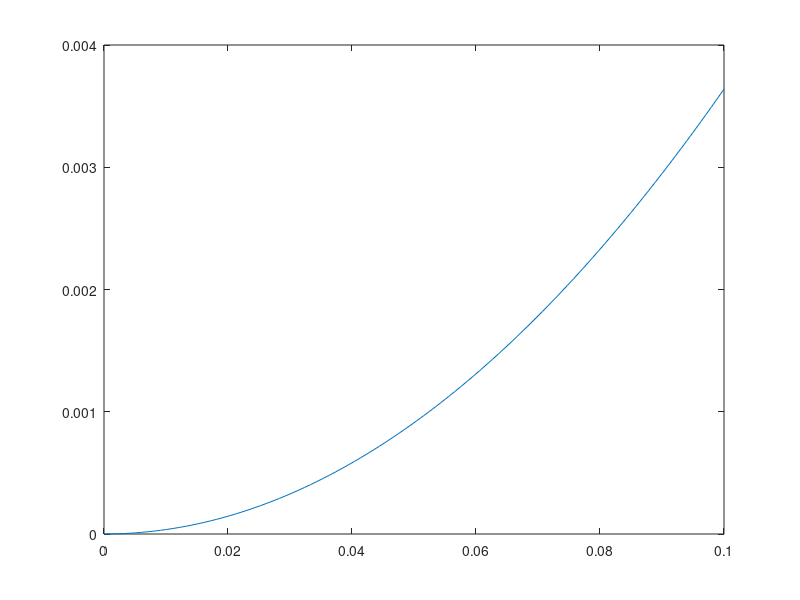

This figure's MATLAB source:
%% MATLAB Initialization
format compact
close all
clc
%% Paramaters
deformation = 0.1; %[mm] Plunger maximum movement
w = 20; %[deg] Half traingle top angle 
deg=deg2rad(w); 
x=deformation/cos(deg);% [mm] Vertex length as function of plunger deformation and triangle angle
a = [0,0]; % Triangle 1st edge
b = [x*cos(deg),x*sin(deg)]; % Triangle 2nd edge
c = [x*cos(deg),0];% Triangle 3rd edge
base = linspace(0,max(b(1)));
line = polyfit([a(1),b(1)],[a(2),b(2)],1);

% figure() %Plotting triangle shape
% plot(base,polyval(line,base))
% hold on
% plot(base,-1*polyval(line,base))

tri_func = @(d) line(1).*d + line(2);

 for i = 1:length(base)
     tri_area(i) = integral(tri_func,0,base(i));
 end
 figure()
 plot(base,2.*tri_area)

%  run('Circular.m')
% figure()
% plot(x,area)
% hold on
% plot(base,2.*tri_area)